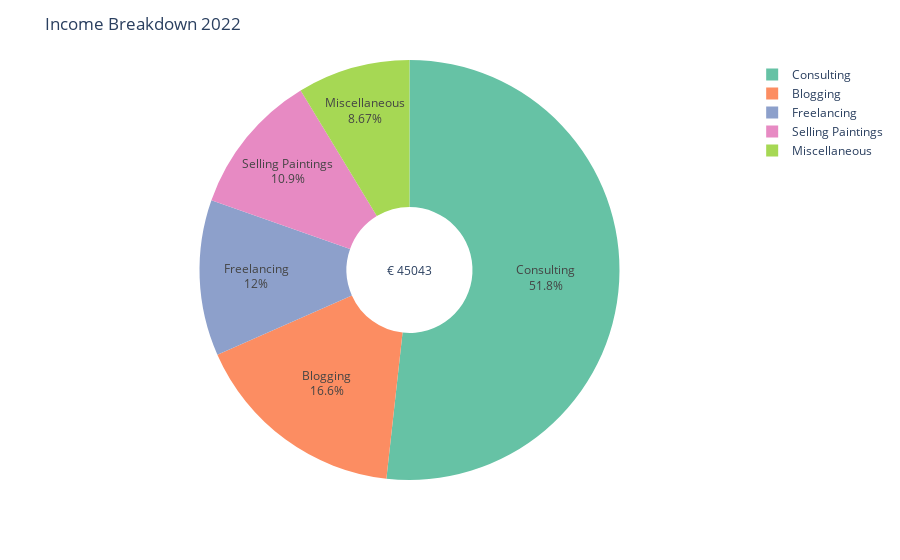

The cell this chart's notebook holds for it:
### Code cell
income_pie_fig_2022 = make_pie_chart(df, 2022, 'Income')
income_pie_fig_2022

### Figure 1 — Plotly figure (JSON) as saved in the notebook; plotly's stock layout.template omitted (floating-point values rounded to 4 significant figures)
{"data": [{"direction": "clockwise", "domain": {"x": [0, 1], "y": [0, 1]}, "hole": 0.3, "hovertemplate": "Category=%{label}<br>Amount (EUR)=%{value}<extra></extra>", "labels": ["Consulting", "Consulting", "Freelancing", "Consulting", "Consulting", "Consulting", "Consulting", "Freelancing", "Miscellaneous", "Consulting", "Miscellaneous", "Miscellaneous", "Blogging", "Miscellaneous", "Blogging", "Consulting", "Selling Paintings", "Consulting", "Consulting", "Selling Paintings", "Consulting", "Consulting", "Selling Paintings", "Blogging", "Consulting", "Consulting", "Consulting", "Freelancing", "Miscellaneous", "Consulting", "Consulting", "Consulting", "Consulting", "Consulting", "Miscellaneous", "Consulting", "Consulting", "Consulting", "Consulting", "Blogging", "Freelancing", "Miscellaneous", "Freelancing", "Consulting", "Freelancing", "Consulting", "Miscellaneous", "Consulting", "Selling Paintings", "Freelancing", "Blogging", "Consulting", "Selling Paintings", "Miscellaneous"], "legendgroup": "", "name": "", "showlegend": true, "textinfo": "label+percent", "textposition": "inside", "type": "pie", "values": [133.5, 1323.0, 2610.0, 28.53, 568.9, 11.03, 14.36, 2410.0, 784.5, 24.61, 551.3, 803.4, 4044.0, 390.5, 381.6, 26.9, 2166.0, 19, 2420.0, 326.3, 371.9, 28.09, 86.27, 109.9, 2428.0, 460.1, 30.86, 344.9, 345.7, 2420.0, 486.6, 342.7, 21.52, 74.84, 761.3, 2418.0, 17.63, 302, 3819.0, 613.5, 16.97, 234.7, 4.13, 3151.0, 16.18, 2342.0, 17.39, 5.74, 6.98, 4.61, 2342.0, 22.42, 2342.0, 17.65]}], "layout": {"annotations": [{"font": {"size": 12}, "showarrow": false, "text": "€ 45043", "x": 0.5, "y": 0.5}], "legend": {"tracegroupgap": 0}, "margin": {"t": 60}, "piecolorway": ["rgb(102,194,165)", "rgb(252,141,98)", "rgb(141,160,203)", "rgb(231,138,195)", "rgb(166,216,84)", "rgb(255,217,47)", "rgb(229,196,148)", "rgb(179,179,179)"], "title": {"text": "Income Breakdown 2022"}, "uniformtext": {"minsize": 10, "mode": "hide"}}}
